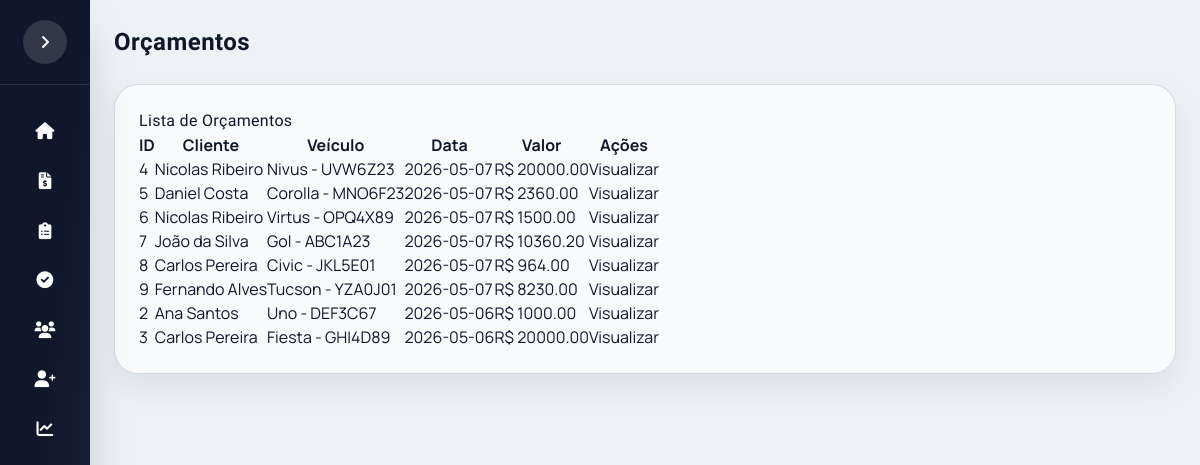
The page /orcamentos on the database its author committed.
### app/models.py (models this page shows)
class Orcamento(db.Model):
    __tablename__ = "orcamento"
    id_orcamento = db.Column(db.Integer, primary_key=True, autoincrement=True)
    id_veiculo = db.Column(db.Integer, db.ForeignKey("veiculos.id_veiculo"), nullable=False)
    dat_orcamento = db.Column(db.Date, nullable=False)
    bool_original = db.Column(db.Boolean, default=False)
    bool_logo_prensada = db.Column(db.Boolean, default=False)
    banco_motorista = db.Column(db.Boolean, default=False)
    banco_passageiro = db.Column(db.Boolean, default=False)
    banco_traseiro = db.Column(db.Boolean, default=False)
    qtd_bancos = db.Column(db.Integer, default=0)
    qtd_apoio_cabeca = db.Column(db.Integer, default=0)
    bool_espuma = db.Column(db.Boolean, default=False)
    valor = db.Column(db.Numeric(10,2), nullable=False)
    obs = db.Column(db.Text)
    pedidos = db.relationship("Pedido", backref="orcamento", lazy=True)
    tecidos = db.relationship("OrcamentoTecido")
    costuras = db.relationship("OrcamentoCostura")
    cores = db.relationship("OrcamentoCor")
    espumas = db.relationship("OrcamentoEspuma")

class Cliente(db.Model):
    __tablename__ = "clientes"
    id_cliente = db.Column(db.Integer, primary_key=True, autoincrement=True)
    cod_cliente = db.Column(db.String(20), unique=True, nullable=False)
    nome = db.Column(db.String(120), nullable=False)
    cliente_ativo = db.Column(db.Integer, default=1)
    telefones = db.relationship("TelefoneCliente", backref="cliente", lazy=True, cascade="all, delete-orphan")
    emails = db.relationship("EmailCliente", backref="cliente", lazy=True, cascade="all, delete-orphan")
    enderecos = db.relationship("EnderecoCliente", backref="cliente", lazy=True, cascade="all, delete-orphan")
    veiculos = db.relationship("Veiculo", backref="cliente", lazy=True, cascade="all, delete-orphan")

class Veiculo(db.Model):
    __tablename__ = "veiculos"
    id_veiculo = db.Column(db.Integer, primary_key=True, autoincrement=True)
    id_cliente = db.Column(db.Integer, db.ForeignKey("clientes.id_cliente"), nullable=False)
    veiculo_ativo = db.Column(db.Integer, default=1)
    placa = db.Column(db.String(7), unique=True, nullable=False)
    marca = db.Column(db.String(50), nullable=False)
    modelo = db.Column(db.String(80), nullable=False)
    ano = db.Column(db.Integer)
    cor = db.Column(db.String(30))
    orcamentos = db.relationship("Orcamento", backref="veiculo", lazy=True)

### app/routes.py (the view)
@main.route("/orcamentos")
def lista_orcamentos():
    page = request.args.get("page", 1, type=int)
    per_page = request.args.get("per_page", 10, type=int)
    per_page = max(1, min(per_page, 10000))
    if request.args.get("all") == "1":
        query = Orcamento.query.order_by(Orcamento.dat_orcamento.desc())
    else:
        query = (
            Orcamento.query
            .outerjoin(Pedido, Pedido.id_orcamento == Orcamento.id_orcamento)
            .filter(Pedido.id_pedido == None)
            .order_by(Orcamento.dat_orcamento.desc())
        )
    pagination = query.paginate(page=page, per_page=per_page, error_out=False)
    base = query.order_by(None)
    valor_total = float(base.with_entities(func.coalesce(func.sum(Orcamento.valor), 0.0)).scalar() or 0.0)
    hoje = datetime.today().date()
    mes_inicio = datetime(hoje.year, hoje.month, 1).date()
    if hoje.month == 12:
        mes_fim = datetime(hoje.year + 1, 1, 1).date()
    else:
        mes_fim = datetime(hoje.year, hoje.month + 1, 1).date()
    orcamentos_mes = (
        base
        .filter(Orcamento.dat_orcamento >= mes_inicio)
        .filter(Orcamento.dat_orcamento < mes_fim)
        .count()
    )
    total_orcamentos = int(pagination.total or 0)
    ticket_medio = (valor_total / total_orcamentos) if total_orcamentos else 0.0
    return render_template(
        "lista_orcamentos.html",
        orcamentos=pagination.items,
        pagination=pagination,
        stats={
            "total_orcamentos": total_orcamentos,
            "orcamentos_mes": int(orcamentos_mes or 0),
            "ticket_medio": float(ticket_medio),
            "valor_total": float(valor_total),
        }
    )

### templates/lista_orcamentos.html (shortened to what this page needs)
{% extends "base.html" %}
{% block page_title %}
Orçamentos
{% endblock %}
{% block content %}
<h2>Lista de Orçamentos</h2>
<table>
<tr>
<th>ID</th>
<th>Cliente</th>
<th>Veículo</th>
<th>Data</th>
<th>Valor</th>
<th>Ações</th>
</tr>
{% for orcamento in orcamentos %}
<tr>
<td>{{ orcamento.id_orcamento }}</td>
<td>{{ orcamento.veiculo.cliente.nome }}</td>
<td>{{ orcamento.veiculo.modelo }} - {{ orcamento.veiculo.placa }}</td>
<td>{{ orcamento.dat_orcamento }}</td>
<td>R$ {{ orcamento.valor }}</td>
<td>
<a href="{{ url_for('main.visualizar_orcamento', id_orcamento=orcamento.id_orcamento) }}">
<button>Visualizar</button>
</a>
</td>
</tr>
{% endfor %}
</table>
{% endblock %}

### static/css/estilo.css (style rules this page uses)
:root { --brand-red: #e11d2e; --brand-red-dark: #b91c1c; --brand-blue: #1e3a8a; --ink: #0f172a; --muted: #475569; --panel: #f8fafc; --line: #e2e8f0; --accent: #10b981; --primary: #4f46e5; --primary-dark: #4338ca; --primary-light: #818cf8; --success: #10b981; --warning: #f59e0b; --danger: #ef4444; --info: #3b82f6; --sidebar-width: 280px; --sidebar-collapsed: 90px; --radius-card: 1.25rem; --radius-lg: 1rem; --radius-md: 0.75rem; --shadow-sm: 0 1px 2px 0 rgb(0 0 0 / 0.05); --shadow-md: 0 4px 6px -1px rgb(0 0 0 / 0.1); --shadow-lg: 0 10px 15px -3px rgb(0 0 0 / 0.1); --shadow-xl: 0 20px 25px -5px rgb(0 0 0 / 0.1); }
* { margin: 0; padding: 0; box-sizing: border-box; }
body { background: radial-gradient(circle at top, #e2e8f0 0%, #cbd5e1 55%, #e2e8f0 100%); font-family: 'Manrope', system-ui, sans-serif; color: var(--ink); min-height: 100vh; overflow-x: hidden; }
h1, h2, h3, .title-font { font-family: 'Barlow Condensed', 'Manrope', system-ui, sans-serif; letter-spacing: 0.02em; }

### rows shown on the page
Orcamento: id_orcamento "4", veiculo.cliente.nome "Nicolas Ribeiro", veiculo.modelo "Nivus", veiculo.placa "UVW6Z23", dat_orcamento "2026-05-07", valor "20000.00"
Orcamento: id_orcamento "5", veiculo.cliente.nome "Daniel Costa", veiculo.modelo "Corolla", veiculo.placa "MNO6F23", dat_orcamento "2026-05-07", valor "2360.00"
Orcamento: id_orcamento "6", veiculo.cliente.nome "Nicolas Ribeiro", veiculo.modelo "Virtus", veiculo.placa "OPQ4X89", dat_orcamento "2026-05-07", valor "1500.00"
Orcamento: id_orcamento "7", veiculo.cliente.nome "João da Silva", veiculo.modelo "Gol", veiculo.placa "ABC1A23", dat_orcamento "2026-05-07", valor "10360.20"
Orcamento: id_orcamento "8", veiculo.cliente.nome "Carlos Pereira", veiculo.modelo "Civic", veiculo.placa "JKL5E01", dat_orcamento "2026-05-07", valor "964.00"
Orcamento: id_orcamento "9", veiculo.cliente.nome "Fernando Alves", veiculo.modelo "Tucson", veiculo.placa "YZA0J01", dat_orcamento "2026-05-07", valor "8230.00"
Orcamento: id_orcamento "2", veiculo.cliente.nome "Ana Santos", veiculo.modelo "Uno", veiculo.placa "DEF3C67", dat_orcamento "2026-05-06", valor "1000.00"
Orcamento: id_orcamento "3", veiculo.cliente.nome "Carlos Pereira", veiculo.modelo "Fiesta", veiculo.placa "GHI4D89", dat_orcamento "2026-05-06", valor "20000.00"
